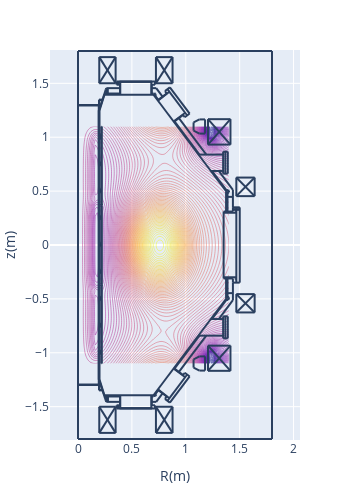

Write notebook code for a chart like this one.
### Code cell
cond = sb.calc_equilibrium(condition)

### Figure 1 — Plotly figure (JSON) as saved in the notebook; plotly's stock layout.template omitted (floating-point values rounded to 4 significant figures; data arrays with more than 128 entries replaced by an {"elided": "..."} marker saying what was removed)
{"data": [{"contours": {"coloring": "lines"}, "dx": 0.02, "dy": 0.02, "ncontours": 100, "showscale": false, "type": "contour", "x0": 0, "y0": -1.1, "z": {"elided": "111x71 float values"}}], "layout": {"height": 490.8, "margin": {"autoexpand": false, "b": 50, "l": 50, "r": 50, "t": 50}, "shapes": [{"type": "line", "x0": 0.2652, "x1": 0.2652, "y0": -1.406, "y1": -1.455}, {"type": "line", "x0": 0.2766, "x1": 0.2766, "y0": -1.406, "y1": -1.455}, {"type": "line", "x0": 0.1927, "x1": 0.1927, "y0": -1.299, "y1": 1.299}, {"type": "line", "x0": 0.1927, "x1": 0.1927, "y0": -1.249, "y1": 1.249}, {"type": "line", "x0": 0.195, "x1": 0.195, "y0": -1.251, "y1": 1.249}, {"type": "line", "x0": 0.1995, "x1": 0.1995, "y0": -1.249, "y1": 1.249}, {"type": "line", "x0": 1.376, "x1": 0.7005, "y0": 0.4965, "y1": 1.394}, {"type": "line", "x0": 0.2199, "x1": 0.2199, "y0": 0.3695, "y1": 1.099}, {"type": "line", "x0": 0.2176, "x1": 0.2176, "y0": 0.3695, "y1": 1.099}, {"type": "line", "x0": 1.376, "x1": 0.7005, "y0": -0.4965, "y1": -1.394}, {"type": "line", "x0": 0.2176, "x1": 0.2176, "y0": -0.3695, "y1": -1.099}, {"type": "line", "x0": 0.2199, "x1": 0.2199, "y0": -0.3695, "y1": -1.099}, {"type": "line", "x0": 0.1995, "x1": 0.2448, "y0": -1.249, "y1": -1.394}, {"type": "line", "x0": 0.1972, "x1": 0.1972, "y0": -1.299, "y1": -1.344}, {"type": "line", "x0": 0.195, "x1": 0.195, "y0": -1.299, "y1": -1.349}, {"type": "line", "x0": 0.195, "x1": 0.229, "y0": -1.349, "y1": -1.349}, {"type": "line", "x0": 0.195, "x1": 0.2267, "y0": -1.344, "y1": -1.344}, {"type": "line", "x0": 0.1995, "x1": 0.1995, "y0": -0.9975, "y1": -0.9748}, {"type": "line", "x0": 0.2086, "x1": 0.2086, "y0": -1.009, "y1": -0.9907}, {"type": "line", "x0": 0.2086, "x1": 0.2086, "y0": -1.009, "y1": -0.9929}, {"type": "line", "x0": 0.2063, "x1": 0.2063, "y0": -1.011, "y1": -0.9748}, {"type": "line", "x0": 0, "x1": 0.2108, "y0": -1.294, "y1": -1.294}, {"type": "line", "x0": 0, "x1": 0.2131, "y0": -1.299, "y1": -1.299}, {"type": "line", "x0": 0.1995, "x1": 0.1995, "y0": -1.011, "y1": -1.002}, {"type": "line", "x0": 0.2063, "x1": 0.2086, "y0": -1.007, "y1": -1.007}, {"type": "line", "x0": 0.2086, "x1": 0.2086, "y0": -1.004, "y1": -1.004}, {"type": "line", "x0": 0.2086, "x1": 0.2176, "y0": -1.009, "y1": -1.009}, {"type": "line", "x0": 0.1995, "x1": 0.2063, "y0": -1.011, "y1": -1.011}, {"type": "line", "x0": 0.2199, "x1": 0.2176, "y0": -1.099, "y1": -1.099}, {"type": "line", "x0": 0.2063, "x1": 0.2086, "y0": -0.9929, "y1": -0.9929}, {"type": "line", "x0": 0.2086, "x1": 0.2086, "y0": -0.9975, "y1": -0.9975}, {"type": "line", "x0": 0.2086, "x1": 0.2176, "y0": -0.9929, "y1": -0.9929}, {"type": "line", "x0": 0.2086, "x1": 0.2176, "y0": -0.9907, "y1": -0.9907}, {"type": "line", "x0": 0.1995, "x1": 0.2063, "y0": -0.9748, "y1": -0.9748}, {"type": "line", "x0": 0.2086, "x1": 0.2176, "y0": -0.7594, "y1": -0.7594}, {"type": "line", "x0": 0.1995, "x1": 0.2063, "y0": -0.7617, "y1": -0.7617}, {"type": "line", "x0": 0.2086, "x1": 0.2086, "y0": -0.7594, "y1": -0.7413}, {"type": "line", "x0": 0.2086, "x1": 0.2086, "y0": -0.7594, "y1": -0.739}, {"type": "line", "x0": 0.1995, "x1": 0.1995, "y0": -0.7617, "y1": -0.7526}, {"type": "line", "x0": 0.2063, "x1": 0.2063, "y0": -0.7617, "y1": -0.7254}, {"type": "line", "x0": 0.1995, "x1": 0.2063, "y0": -0.7254, "y1": -0.7254}, {"type": "line", "x0": 0.2086, "x1": 0.2176, "y0": -0.739, "y1": -0.739}, {"type": "line", "x0": 0.2086, "x1": 0.2176, "y0": -0.7413, "y1": -0.7413}, {"type": "line", "x0": 0.2086, "x1": 0.2086, "y0": -0.7526, "y1": -0.7526}, {"type": "line", "x0": 0.2063, "x1": 0.2086, "y0": -0.7572, "y1": -0.7572}, {"type": "line", "x0": 0.2086, "x1": 0.2086, "y0": -0.7458, "y1": -0.7458}, {"type": "line", "x0": 0.2063, "x1": 0.2086, "y0": -0.7436, "y1": -0.7436}, {"type": "line", "x0": 0.1995, "x1": 0.1995, "y0": -0.7481, "y1": -0.7254}, {"type": "line", "x0": 0.3582, "x1": 0.7141, "y0": -1.517, "y1": -1.517}, {"type": "line", "x0": 0.3854, "x1": 0.6869, "y0": -1.514, "y1": -1.514}, {"type": "line", "x0": 0.3854, "x1": 0.6869, "y0": -1.514, "y1": -1.514}, {"type": "line", "x0": 0.2426, "x1": 0.7096, "y0": -1.394, "y1": -1.394}, {"type": "line", "x0": 0.3922, "x1": 0.3922, "y0": -1.514, "y1": -1.394}, {"type": "line", "x0": 0.3582, "x1": 0.3582, "y0": -1.517, "y1": -1.487}, {"type": "line", "x0": 0.3786, "x1": 0.3786, "y0": -1.517, "y1": -1.487}, {"type": "line", "x0": 0.3695, "x1": 0.3695, "y0": -1.517, "y1": -1.487}, {"type": "line", "x0": 0.3831, "x1": 0.3831, "y0": -1.517, "y1": -1.512}, {"type": "line", "x0": 0.3831, "x1": 0.3854, "y0": -1.512, "y1": -1.514}, {"type": "line", "x0": 0.3854, "x1": 0.3854, "y0": -1.514, "y1": -1.514}, {"type": "line", "x0": 0.3899, "x1": 0.263, "y0": -1.455, "y1": -1.455}, {"type": "line", "x0": 0.3582, "x1": 0.3899, "y0": -1.487, "y1": -1.487}, {"type": "line", "x0": 0.2471, "x1": 0.3899, "y0": -1.406, "y1": -1.406}, {"type": "line", "x0": 0.2766, "x1": 0.2766, "y0": -1.455, "y1": -1.406}, {"type": "line", "x0": 0.2652, "x1": 0.2652, "y0": -1.455, "y1": -1.406}, {"type": "line", "x0": 0.2584, "x1": 0.263, "y0": -1.444, "y1": -1.455}, {"type": "line", "x0": 0.2426, "x1": 0.2448, "y0": -1.394, "y1": -1.392}, {"type": "line", "x0": 0.3899, "x1": 0.3899, "y0": -1.487, "y1": -1.394}, {"type": "line", "x0": 0.6801, "x1": 0.6801, "y0": -1.514, "y1": -1.394}, {"type": "line", "x0": 0.7141, "x1": 0.7141, "y0": -1.517, "y1": -1.487}, {"type": "line", "x0": 0.6914, "x1": 0.6914, "y0": -1.517, "y1": -1.512}, {"type": "line", "x0": 0.6914, "x1": 0.6869, "y0": -1.512, "y1": -1.514}, {"type": "line", "x0": 0.6869, "x1": 0.6869, "y0": -1.514, "y1": -1.514}, {"type": "line", "x0": 0.6846, "x1": 0.6846, "y0": -1.487, "y1": -1.394}, {"type": "line", "x0": 0.6846, "x1": 0.7141, "y0": -1.487, "y1": -1.487}, {"type": "line", "x0": 0.7254, "x1": 0.6846, "y0": -1.455, "y1": -1.455}, {"type": "line", "x0": 0.7118, "x1": 0.705, "y0": -1.392, "y1": -1.387}, {"type": "line", "x0": 0.7055, "x1": 0.715, "y0": -1.4, "y1": -1.402}, {"type": "line", "x0": 0.715, "x1": 0.7223, "y0": -1.402, "y1": -1.397}, {"type": "line", "x0": 0.7223, "x1": 0.7248, "y0": -1.397, "y1": -1.389}, {"type": "line", "x0": 0.7248, "x1": 0.7198, "y0": -1.389, "y1": -1.381}, {"type": "line", "x0": 0.6846, "x1": 0.7005, "y0": -1.406, "y1": -1.406}, {"type": "line", "x0": 0.2199, "x1": 0.2199, "y0": -0.3627, "y1": 0.3627}, {"type": "line", "x0": 0.2176, "x1": 0.2176, "y0": -0.3627, "y1": 0.3627}, {"type": "line", "x0": 0.1995, "x1": 0.1995, "y0": -0.4965, "y1": -0.4761}, {"type": "line", "x0": 0.2063, "x1": 0.2063, "y0": -0.5123, "y1": -0.4761}, {"type": "line", "x0": 0.1995, "x1": 0.1995, "y0": -0.5123, "y1": -0.5033}, {"type": "line", "x0": 0.2086, "x1": 0.2086, "y0": -0.5101, "y1": -0.4897}, {"type": "line", "x0": 0.2086, "x1": 0.2086, "y0": -0.5101, "y1": -0.4919}, {"type": "line", "x0": 0.2086, "x1": 0.2176, "y0": -0.5101, "y1": -0.5101}, {"type": "line", "x0": 0.2063, "x1": 0.2086, "y0": -0.4942, "y1": -0.4942}, {"type": "line", "x0": 0.2086, "x1": 0.2086, "y0": -0.4965, "y1": -0.4965}, {"type": "line", "x0": 0.2063, "x1": 0.2086, "y0": -0.5055, "y1": -0.5055}, {"type": "line", "x0": 0.2086, "x1": 0.2086, "y0": -0.5033, "y1": -0.5033}, {"type": "line", "x0": 0.2086, "x1": 0.2176, "y0": -0.4919, "y1": -0.4919}, {"type": "line", "x0": 0.2086, "x1": 0.2176, "y0": -0.4897, "y1": -0.4897}, {"type": "line", "x0": 0.1995, "x1": 0.2063, "y0": -0.5123, "y1": -0.5123}, {"type": "line", "x0": 0.1995, "x1": 0.2063, "y0": -0.4761, "y1": -0.4761}, {"type": "line", "x0": 0.2154, "x1": 0.2176, "y0": -0.365, "y1": -0.3627}, {"type": "line", "x0": 0.2206, "x1": 0.2218, "y0": -0.3642, "y1": -0.3614}, {"type": "line", "x0": 0.2199, "x1": 0.2176, "y0": -0.3695, "y1": -0.3695}, {"type": "line", "x0": 0.2176, "x1": 0.2154, "y0": -0.3786, "y1": -0.3786}, {"type": "line", "x0": 0.2154, "x1": 0.2154, "y0": -0.3786, "y1": -0.3695}, {"type": "line", "x0": 0.2176, "x1": 0.2176, "y0": -0.3786, "y1": -0.3695}, {"type": "line", "x0": 0.2169, "x1": 0.2157, "y0": -0.365, "y1": -0.3678}, {"type": "line", "x0": 0.2183, "x1": 0.2177, "y0": -0.3664, "y1": -0.3678}, {"type": "line", "x0": 0.2176, "x1": 0.2199, "y0": -0.3673, "y1": -0.365}, {"type": "line", "x0": 0.2192, "x1": 0.2197, "y0": -0.3628, "y1": -0.3614}, {"type": "line", "x0": 0.1995, "x1": 0.1995, "y0": -0.263, "y1": -0.2516}, {"type": "line", "x0": 0.2063, "x1": 0.2063, "y0": -0.263, "y1": -0.2267}, {"type": "line", "x0": 0.2086, "x1": 0.2086, "y0": -0.2607, "y1": -0.2426}, {"type": "line", "x0": 0.2086, "x1": 0.2086, "y0": -0.2607, "y1": -0.2403}, {"type": "line", "x0": 0.2086, "x1": 0.2176, "y0": -0.2607, "y1": -0.2607}, {"type": "line", "x0": 0.2086, "x1": 0.2086, "y0": -0.2539, "y1": -0.2539}, {"type": "line", "x0": 0.2063, "x1": 0.2086, "y0": -0.2562, "y1": -0.2562}, {"type": "line", "x0": 0.1995, "x1": 0.2063, "y0": -0.263, "y1": -0.263}, {"type": "line", "x0": 0.1995, "x1": 0.1995, "y0": -0.2471, "y1": -0.2267}, {"type": "line", "x0": 0.2086, "x1": 0.2176, "y0": -0.2403, "y1": -0.2403}, {"type": "line", "x0": 0.2086, "x1": 0.2176, "y0": -0.2426, "y1": -0.2426}, {"type": "line", "x0": 0.2086, "x1": 0.2086, "y0": -0.2471, "y1": -0.2471}, {"type": "line", "x0": 0.2063, "x1": 0.2086, "y0": -0.2426, "y1": -0.2426}, {"type": "line", "x0": 0.1995, "x1": 0.2063, "y0": -0.2267, "y1": -0.2267}, {"type": "line", "x0": 0.1995, "x1": 0.2063, "y0": -0.01133, "y1": -0.01133}, {"type": "line", "x0": 0.1995, "x1": 0.2063, "y0": 0.02494, "y1": 0.02494}, {"type": "line", "x0": 0.1995, "x1": 0.1995, "y0": -0.01133, "y1": -0.002267}, {"type": "line", "x0": 0.1995, "x1": 0.1995, "y0": 0.002267, "y1": 0.02494}, {"type": "line", "x0": 0.2063, "x1": 0.2063, "y0": -0.01133, "y1": 0.02494}, {"type": "line", "x0": 0.2086, "x1": 0.2086, "y0": -0.009068, "y1": 0.006801}, {"type": "line", "x0": 0.2086, "x1": 0.2086, "y0": -0.009068, "y1": 0.009068}, {"type": "line", "x0": 0.2086, "x1": 0.2176, "y0": -0.009068, "y1": -0.009068}, {"type": "line", "x0": 0.2086, "x1": 0.2086, "y0": -0.004534, "y1": -0.004534}, {"type": "line", "x0": 0.2063, "x1": 0.2086, "y0": -0.006801, "y1": -0.006801}, {"type": "line", "x0": 0.2086, "x1": 0.2176, "y0": 0.009068, "y1": 0.009068}, {"type": "line", "x0": 0.2086, "x1": 0.2176, "y0": 0.006801, "y1": 0.006801}, {"type": "line", "x0": 0.2086, "x1": 0.2086, "y0": 0.002267, "y1": 0.002267}, {"type": "line", "x0": 0.2063, "x1": 0.2086, "y0": 0.006801, "y1": 0.006801}, {"type": "line", "x0": 0.2176, "x1": 0.2176, "y0": 0.3786, "y1": 0.3695}, {"type": "line", "x0": 0.2154, "x1": 0.2154, "y0": 0.3786, "y1": 0.3695}, {"type": "line", "x0": 0.1995, "x1": 0.1995, "y0": 0.2516, "y1": 0.2743}, {"type": "line", "x0": 0.2063, "x1": 0.2063, "y0": 0.238, "y1": 0.2743}, {"type": "line", "x0": 0.2086, "x1": 0.2086, "y0": 0.2403, "y1": 0.2607}, {"type": "line", "x0": 0.1995, "x1": 0.2063, "y0": 0.238, "y1": 0.238}, {"type": "line", "x0": 0.1995, "x1": 0.1995, "y0": 0.238, "y1": 0.2471}, {"type": "line", "x0": 0.2063, "x1": 0.2086, "y0": 0.2562, "y1": 0.2562}, {"type": "line", "x0": 0.2086, "x1": 0.2086, "y0": 0.2539, "y1": 0.2539}, {"type": "line", "x0": 0.2086, "x1": 0.2176, "y0": 0.2584, "y1": 0.2584}, {"type": "line", "x0": 0.2063, "x1": 0.2086, "y0": 0.2426, "y1": 0.2426}, {"type": "line", "x0": 0.2086, "x1": 0.2086, "y0": 0.2471, "y1": 0.2471}, {"type": "line", "x0": 0.2086, "x1": 0.2176, "y0": 0.2403, "y1": 0.2403}, {"type": "line", "x0": 0.2086, "x1": 0.2086, "y0": 0.2403, "y1": 0.2584}, {"type": "line", "x0": 0.2086, "x1": 0.2176, "y0": 0.2607, "y1": 0.2607}, {"type": "line", "x0": 0.1995, "x1": 0.2063, "y0": 0.2743, "y1": 0.2743}, {"type": "line", "x0": 0.2177, "x1": 0.2183, "y0": 0.3696, "y1": 0.3682}, {"type": "line", "x0": 0.2157, "x1": 0.2169, "y0": 0.3696, "y1": 0.3668}, {"type": "line", "x0": 0.2176, "x1": 0.2199, "y0": 0.3673, "y1": 0.365}, {"type": "line", "x0": 0.2218, "x1": 0.2206, "y0": 0.3632, "y1": 0.366}, {"type": "line", "x0": 0.2154, "x1": 0.2176, "y0": 0.365, "y1": 0.3627}, {"type": "line", "x0": 0.2197, "x1": 0.2192, "y0": 0.3632, "y1": 0.3646}, {"type": "line", "x0": 0.2199, "x1": 0.2176, "y0": 0.3695, "y1": 0.3695}, {"type": "line", "x0": 0.2176, "x1": 0.2154, "y0": 0.3786, "y1": 0.3786}, {"type": "line", "x0": 0.1995, "x1": 0.1995, "y0": 0.5033, "y1": 0.5237}, {"type": "line", "x0": 0.1995, "x1": 0.1995, "y0": 0.4874, "y1": 0.4965}, {"type": "line", "x0": 0.2063, "x1": 0.2063, "y0": 0.4874, "y1": 0.5237}, {"type": "line", "x0": 0.2086, "x1": 0.2086, "y0": 0.4897, "y1": 0.5078}, {"type": "line", "x0": 0.2086, "x1": 0.2086, "y0": 0.4897, "y1": 0.5101}, {"type": "line", "x0": 0.2086, "x1": 0.2176, "y0": 0.4897, "y1": 0.4897}, {"type": "line", "x0": 0.2086, "x1": 0.2086, "y0": 0.4965, "y1": 0.4965}, {"type": "line", "x0": 0.2063, "x1": 0.2086, "y0": 0.4942, "y1": 0.4942}, {"type": "line", "x0": 0.2086, "x1": 0.2176, "y0": 0.5101, "y1": 0.5101}, {"type": "line", "x0": 0.2086, "x1": 0.2176, "y0": 0.5078, "y1": 0.5078}, {"type": "line", "x0": 0.2086, "x1": 0.2086, "y0": 0.5033, "y1": 0.5033}, {"type": "line", "x0": 0.2063, "x1": 0.2086, "y0": 0.5055, "y1": 0.5055}, {"type": "line", "x0": 0.1995, "x1": 0.2063, "y0": 0.4874, "y1": 0.4874}, {"type": "line", "x0": 0.1995, "x1": 0.2063, "y0": 0.5237, "y1": 0.5237}, {"type": "line", "x0": 1.501, "x1": 1.501, "y0": 0.3491, "y1": -0.3491}, {"type": "line", "x0": 1.351, "x1": 1.351, "y0": 0.3106, "y1": -0.3106}, {"type": "line", "x0": 1.469, "x1": 1.469, "y0": 0.3491, "y1": -0.3491}, {"type": "line", "x0": 1.387, "x1": 1.387, "y0": -0.3106, "y1": -0.4965}, {"type": "line", "x0": 1.374, "x1": 1.374, "y0": -0.3106, "y1": -0.4965}, {"type": "line", "x0": 1.462, "x1": 1.462, "y0": -0.3196, "y1": -0.3106}, {"type": "line", "x0": 1.437, "x1": 1.437, "y0": -0.3106, "y1": -0.3491}, {"type": "line", "x0": 1.437, "x1": 1.501, "y0": -0.3491, "y1": -0.3491}, {"type": "line", "x0": 1.437, "x1": 1.437, "y0": -0.3491, "y1": -0.5123}, {"type": "line", "x0": 1.379, "x1": 1.392, "y0": -0.5069, "y1": -0.5093}, {"type": "line", "x0": 1.392, "x1": 1.402, "y0": -0.5093, "y1": -0.4997}, {"type": "line", "x0": 1.402, "x1": 1.4, "y0": -0.4997, "y1": -0.4862}, {"type": "line", "x0": 1.4, "x1": 1.388, "y0": -0.4862, "y1": -0.48}, {"type": "line", "x0": 1.374, "x1": 1.374, "y0": -0.4965, "y1": -0.4987}, {"type": "line", "x0": 1.383, "x1": 1.378, "y0": -0.501, "y1": -0.4965}, {"type": "line", "x0": 1.387, "x1": 1.437, "y0": -0.4466, "y1": -0.4466}, {"type": "line", "x0": 1.462, "x1": 1.469, "y0": -0.3196, "y1": -0.3196}, {"type": "line", "x0": 1.351, "x1": 1.469, "y0": -0.2992, "y1": -0.2992}, {"type": "line", "x0": 1.351, "x1": 1.437, "y0": -0.3106, "y1": -0.3106}, {"type": "line", "x0": 1.462, "x1": 1.469, "y0": -0.3106, "y1": -0.3106}, {"type": "line", "x0": 1.437, "x1": 1.437, "y0": 0.5123, "y1": 0.3514}, {"type": "line", "x0": 1.387, "x1": 1.387, "y0": 0.4965, "y1": 0.3106}, {"type": "line", "x0": 1.374, "x1": 1.374, "y0": 0.4965, "y1": 0.3106}, {"type": "line", "x0": 1.437, "x1": 1.501, "y0": 0.3491, "y1": 0.3491}, {"type": "line", "x0": 1.501, "x1": 1.437, "y0": 0.3264, "y1": 0.3264}, {"type": "line", "x0": 1.501, "x1": 1.437, "y0": 0.3446, "y1": 0.3446}, {"type": "line", "x0": 1.351, "x1": 1.469, "y0": 0.2992, "y1": 0.2992}, {"type": "line", "x0": 1.351, "x1": 1.437, "y0": 0.3106, "y1": 0.3106}, {"type": "line", "x0": 1.462, "x1": 1.462, "y0": 0.3196, "y1": 0.3106}, {"type": "line", "x0": 1.437, "x1": 1.437, "y0": 0.3514, "y1": 0.3106}, {"type": "line", "x0": 1.462, "x1": 1.469, "y0": 0.3106, "y1": 0.3106}, {"type": "line", "x0": 1.462, "x1": 1.469, "y0": 0.3196, "y1": 0.3196}, {"type": "line", "x0": 1.388, "x1": 1.4, "y0": 0.4818, "y1": 0.488}, {"type": "line", "x0": 1.4, "x1": 1.402, "y0": 0.488, "y1": 0.5015}, {"type": "line", "x0": 1.402, "x1": 1.392, "y0": 0.5015, "y1": 0.5111}, {"type": "line", "x0": 1.392, "x1": 1.379, "y0": 0.5111, "y1": 0.5088}, {"type": "line", "x0": 1.387, "x1": 1.437, "y0": 0.4466, "y1": 0.4466}, {"type": "line", "x0": 1.374, "x1": 1.374, "y0": 0.4965, "y1": 0.4987}, {"type": "line", "x0": 1.383, "x1": 1.378, "y0": 0.501, "y1": 0.4965}, {"type": "line", "x0": 0.1995, "x1": 0.2448, "y0": 1.249, "y1": 1.394}, {"type": "line", "x0": 0.1995, "x1": 0.1995, "y0": 0.7526, "y1": 0.773}, {"type": "line", "x0": 0.2063, "x1": 0.2063, "y0": 0.7368, "y1": 0.773}, {"type": "line", "x0": 0.1995, "x1": 0.1995, "y0": 0.7368, "y1": 0.7481}, {"type": "line", "x0": 0.2063, "x1": 0.2086, "y0": 0.7572, "y1": 0.7572}, {"type": "line", "x0": 0.2086, "x1": 0.2086, "y0": 0.7526, "y1": 0.7526}, {"type": "line", "x0": 0.2063, "x1": 0.2086, "y0": 0.7436, "y1": 0.7436}, {"type": "line", "x0": 0.2086, "x1": 0.2086, "y0": 0.7458, "y1": 0.7458}, {"type": "line", "x0": 0.2086, "x1": 0.2086, "y0": 0.739, "y1": 0.7594}, {"type": "line", "x0": 0.2086, "x1": 0.2086, "y0": 0.739, "y1": 0.7572}, {"type": "line", "x0": 0.2086, "x1": 0.2176, "y0": 0.739, "y1": 0.739}, {"type": "line", "x0": 0.2086, "x1": 0.2176, "y0": 0.7572, "y1": 0.7572}, {"type": "line", "x0": 0.2086, "x1": 0.2176, "y0": 0.7594, "y1": 0.7594}, {"type": "line", "x0": 0.1995, "x1": 0.2063, "y0": 0.7368, "y1": 0.7368}, {"type": "line", "x0": 0.1995, "x1": 0.2063, "y0": 0.773, "y1": 0.773}, {"type": "line", "x0": 0.2086, "x1": 0.2086, "y0": 0.9907, "y1": 1.009}, {"type": "line", "x0": 0.2086, "x1": 0.2086, "y0": 0.9907, "y1": 1.007}, {"type": "line", "x0": 0.2086, "x1": 0.2176, "y0": 0.9907, "y1": 0.9907}, {"type": "line", "x0": 0.2086, "x1": 0.2176, "y0": 1.007, "y1": 1.007}, {"type": "line", "x0": 0.2086, "x1": 0.2176, "y0": 1.009, "y1": 1.009}, {"type": "line", "x0": 0.2063, "x1": 0.2063, "y0": 0.9884, "y1": 1.025}, {"type": "line", "x0": 0.2086, "x1": 0.2086, "y0": 1.009, "y1": 1.025}, {"type": "line", "x0": 0.1995, "x1": 0.1995, "y0": 1.002, "y1": 1.025}, {"type": "line", "x0": 0.1995, "x1": 0.1995, "y0": 1.002, "y1": 1.025}, {"type": "line", "x0": 0.1995, "x1": 0.1995, "y0": 0.9884, "y1": 0.9975}, {"type": "line", "x0": 0.2086, "x1": 0.2086, "y0": 1.009, "y1": 1.025}, {"type": "line", "x0": 0.2063, "x1": 0.2063, "y0": 0.9884, "y1": 1.025}, {"type": "line", "x0": 0.2086, "x1": 0.2176, "y0": 1.009, "y1": 1.009}, {"type": "line", "x0": 0.2086, "x1": 0.2176, "y0": 1.007, "y1": 1.007}, {"type": "line", "x0": 0.2086, "x1": 0.2176, "y0": 0.9907, "y1": 0.9907}, {"type": "line", "x0": 0.2086, "x1": 0.2086, "y0": 0.9907, "y1": 1.007}, {"type": "line", "x0": 0.2086, "x1": 0.2086, "y0": 0.9907, "y1": 1.009}, {"type": "line", "x0": 0.2086, "x1": 0.2086, "y0": 0.9952, "y1": 0.9952}, {"type": "line", "x0": 0.2086, "x1": 0.2086, "y0": 0.9884, "y1": 0.9907}, {"type": "line", "x0": 0.2063, "x1": 0.2086, "y0": 0.9929, "y1": 0.9929}, {"type": "line", "x0": 0.2086, "x1": 0.2086, "y0": 1.002, "y1": 1.002}, {"type": "line", "x0": 0.2063, "x1": 0.2086, "y0": 1.007, "y1": 1.007}, {"type": "line", "x0": 0.1995, "x1": 0.2086, "y0": 0.9884, "y1": 0.9884}, {"type": "line", "x0": 0.1995, "x1": 0.2086, "y0": 1.025, "y1": 1.025}, {"type": "line", "x0": 0.1995, "x1": 0.2086, "y0": 1.025, "y1": 1.025}, {"type": "line", "x0": 0.2063, "x1": 0.2086, "y0": 1.007, "y1": 1.007}, {"type": "line", "x0": 0.2086, "x1": 0.2086, "y0": 1.002, "y1": 1.002}, {"type": "line", "x0": 0.2063, "x1": 0.2086, "y0": 0.9929, "y1": 0.9929}, {"type": "line", "x0": 0.2086, "x1": 0.2086, "y0": 0.9884, "y1": 0.9907}, {"type": "line", "x0": 0.2086, "x1": 0.2086, "y0": 0.9952, "y1": 0.9952}, {"type": "line", "x0": 0.1995, "x1": 0.1995, "y0": 0.9884, "y1": 0.9975}, {"type": "line", "x0": 0.1995, "x1": 0.2086, "y0": 0.9884, "y1": 0.9884}, {"type": "line", "x0": 0.2199, "x1": 0.2176, "y0": 1.099, "y1": 1.099}, {"type": "line", "x0": 0, "x1": 0.2131, "y0": 1.299, "y1": 1.299}, {"type": "line", "x0": 0, "x1": 0.2108, "y0": 1.294, "y1": 1.294}, {"type": "line", "x0": 0.195, "x1": 0.2267, "y0": 1.344, "y1": 1.344}, {"type": "line", "x0": 0.195, "x1": 0.229, "y0": 1.349, "y1": 1.349}, {"type": "line", "x0": 0.195, "x1": 0.195, "y0": 1.299, "y1": 1.349}, {"type": "line", "x0": 0.1972, "x1": 0.1972, "y0": 1.299, "y1": 1.344}, {"type": "line", "x0": 0.2426, "x1": 0.2448, "y0": 1.394, "y1": 1.392}, {"type": "line", "x0": 0.7096, "x1": 0.7028, "y0": 1.394, "y1": 1.39}, {"type": "line", "x0": 0.718, "x1": 0.723, "y0": 1.385, "y1": 1.393}, {"type": "line", "x0": 0.723, "x1": 0.7205, "y0": 1.393, "y1": 1.402}, {"type": "line", "x0": 0.7205, "x1": 0.7132, "y0": 1.402, "y1": 1.407}, {"type": "line", "x0": 0.7132, "x1": 0.7037, "y0": 1.407, "y1": 1.404}, {"type": "line", "x0": 0.2426, "x1": 0.7096, "y0": 1.394, "y1": 1.394}, {"type": "line", "x0": 0.3854, "x1": 0.6869, "y0": 1.514, "y1": 1.514}, {"type": "line", "x0": 0.3854, "x1": 0.6869, "y0": 1.514, "y1": 1.514}, {"type": "line", "x0": 0.3582, "x1": 0.7141, "y0": 1.517, "y1": 1.517}, {"type": "line", "x0": 0.3899, "x1": 0.263, "y0": 1.455, "y1": 1.455}, {"type": "line", "x0": 0.2471, "x1": 0.3899, "y0": 1.406, "y1": 1.406}, {"type": "line", "x0": 0.3582, "x1": 0.3899, "y0": 1.487, "y1": 1.487}, {"type": "line", "x0": 0.2584, "x1": 0.263, "y0": 1.444, "y1": 1.455}, {"type": "line", "x0": 0.2652, "x1": 0.2652, "y0": 1.455, "y1": 1.406}, {"type": "line", "x0": 0.2766, "x1": 0.2766, "y0": 1.455, "y1": 1.406}, {"type": "line", "x0": 0.3582, "x1": 0.3582, "y0": 1.517, "y1": 1.487}, {"type": "line", "x0": 0.3899, "x1": 0.3899, "y0": 1.487, "y1": 1.394}, {"type": "line", "x0": 0.3922, "x1": 0.3922, "y0": 1.514, "y1": 1.394}, {"type": "line", "x0": 0.3854, "x1": 0.3854, "y0": 1.514, "y1": 1.514}, {"type": "line", "x0": 0.3831, "x1": 0.3854, "y0": 1.512, "y1": 1.514}, {"type": "line", "x0": 0.3831, "x1": 0.3831, "y0": 1.517, "y1": 1.512}, {"type": "line", "x0": 0.3695, "x1": 0.3695, "y0": 1.517, "y1": 1.487}, {"type": "line", "x0": 0.3786, "x1": 0.3786, "y0": 1.517, "y1": 1.487}, {"type": "line", "x0": 0.6846, "x1": 0.6846, "y0": 1.487, "y1": 1.394}, {"type": "line", "x0": 0.6801, "x1": 0.6801, "y0": 1.514, "y1": 1.394}, {"type": "line", "x0": 0.6846, "x1": 0.7005, "y0": 1.406, "y1": 1.406}, {"type": "line", "x0": 0.6846, "x1": 0.7141, "y0": 1.487, "y1": 1.487}, {"type": "line", "x0": 0.6869, "x1": 0.6869, "y0": 1.514, "y1": 1.514}, {"type": "line", "x0": 0.6914, "x1": 0.6869, "y0": 1.512, "y1": 1.514}, {"type": "line", "x0": 0.6914, "x1": 0.6914, "y0": 1.517, "y1": 1.512}, {"type": "line", "x0": 0.7141, "x1": 0.7141, "y0": 1.517, "y1": 1.487}, {"type": "line", "x0": 0.7254, "x1": 0.6846, "y0": 1.455, "y1": 1.455}, {"type": "line", "x0": 0.7844, "x1": 0.7254, "y0": 1.376, "y1": 1.455}, {"type": "line", "x0": 0.7458, "x1": 0.7005, "y0": 1.347, "y1": 1.406}, {"type": "line", "x0": 0, "x1": 0, "y0": 0.2154, "y1": -0.1156}, {"type": "line", "x0": 0.7844, "x1": 0.7254, "y0": -1.376, "y1": -1.455}, {"type": "line", "x0": 0.7458, "x1": 0.7005, "y0": -1.347, "y1": -1.406}, {"type": "line", "x0": 1.437, "x1": 1.306, "y0": 0.5123, "y1": 0.6869}, {"type": "line", "x0": 1.387, "x1": 1.242, "y0": 0.4965, "y1": 0.6869}, {"type": "line", "x0": 1.347, "x1": 1.118, "y0": 0.8388, "y1": 0.8388}, {"type": "line", "x0": 1.347, "x1": 1.347, "y0": 0.866, "y1": 0.662}, {"type": "line", "x0": 1.367, "x1": 1.367, "y0": 0.866, "y1": 0.662}, {"type": "line", "x0": 1.39, "x1": 1.39, "y0": 0.866, "y1": 0.662}, {"type": "line", "x0": 1.39, "x1": 1.347, "y0": 0.866, "y1": 0.866}, {"type": "line", "x0": 1.39, "x1": 1.347, "y0": 0.662, "y1": 0.662}, {"type": "line", "x0": 1.347, "x1": 1.233, "y0": 0.6869, "y1": 0.6869}, {"type": "line", "x0": 1.347, "x1": 1.118, "y0": -0.8411, "y1": -0.8411}, {"type": "line", "x0": 1.347, "x1": 1.347, "y0": -0.866, "y1": -0.662}, {"type": "line", "x0": 1.367, "x1": 1.367, "y0": -0.866, "y1": -0.662}, {"type": "line", "x0": 1.39, "x1": 1.39, "y0": -0.866, "y1": -0.662}, {"type": "line", "x0": 1.39, "x1": 1.347, "y0": -0.866, "y1": -0.866}, {"type": "line", "x0": 1.39, "x1": 1.347, "y0": -0.662, "y1": -0.662}, {"type": "line", "x0": 1.347, "x1": 1.233, "y0": -0.6869, "y1": -0.6869}, {"type": "line", "x0": 1.437, "x1": 1.306, "y0": -0.5123, "y1": -0.6869}, {"type": "line", "x0": 1.387, "x1": 1.242, "y0": -0.4965, "y1": -0.6869}, {"type": "line", "x0": 0.195, "x1": 0.2584, "y0": -1.251, "y1": -1.444}, {"type": "line", "x0": 0.195, "x1": 0.2584, "y0": 1.249, "y1": 1.444}, {"type": "line", "x0": 0.8524, "x1": 0.8071, "y0": 1.462, "y1": 1.428}, {"type": "line", "x0": 0.8071, "x1": 0.8229, "y0": 1.428, "y1": 1.406}, {"type": "line", "x0": 0.8229, "x1": 0.739, "y0": 1.406, "y1": 1.342}, {"type": "line", "x0": 0.8479, "x1": 0.7413, "y0": 1.421, "y1": 1.34}, {"type": "line", "x0": 0.8524, "x1": 1.036, "y0": 1.462, "y1": 1.22}, {"type": "line", "x0": 0.8297, "x1": 1.013, "y0": 1.446, "y1": 1.202}, {"type": "line", "x0": 0.9952, "x1": 0.8864, "y0": 1.226, "y1": 1.145}, {"type": "line", "x0": 1.036, "x1": 0.9907, "y0": 1.22, "y1": 1.186}, {"type": "line", "x0": 0.9748, "x1": 0.9907, "y0": 1.206, "y1": 1.186}, {"type": "line", "x0": 0.9748, "x1": 0.8887, "y0": 1.206, "y1": 1.143}, {"type": "line", "x0": 1.19, "x1": 0.9363, "y0": 0.8388, "y1": 1.177}, {"type": "line", "x0": 1.127, "x1": 0.8955, "y0": 0.8388, "y1": 1.147}, {"type": "line", "x0": 0.8524, "x1": 0.8071, "y0": -1.462, "y1": -1.428}, {"type": "line", "x0": 0.8071, "x1": 0.8229, "y0": -1.428, "y1": -1.406}, {"type": "line", "x0": 0.8229, "x1": 0.739, "y0": -1.406, "y1": -1.342}, {"type": "line", "x0": 0.8479, "x1": 0.7413, "y0": -1.421, "y1": -1.34}, {"type": "line", "x0": 0.8524, "x1": 1.036, "y0": -1.462, "y1": -1.22}, {"type": "line", "x0": 0.8297, "x1": 1.013, "y0": -1.446, "y1": -1.202}, {"type": "line", "x0": 0.9952, "x1": 0.8864, "y0": -1.226, "y1": -1.145}, {"type": "line", "x0": 1.036, "x1": 0.9907, "y0": -1.22, "y1": -1.186}, {"type": "line", "x0": 0.9748, "x1": 0.9907, "y0": -1.206, "y1": -1.186}, {"type": "line", "x0": 0.9748, "x1": 0.8887, "y0": -1.206, "y1": -1.143}, {"type": "line", "x0": 1.19, "x1": 0.9363, "y0": -0.8411, "y1": -1.177}, {"type": "line", "x0": 1.127, "x1": 0.8955, "y0": -0.8411, "y1": -1.147}, {"type": "line", "x0": 0.1972, "x1": 0.1972, "y0": -1.501, "y1": -1.743}, {"type": "line", "x0": 0.1972, "x1": 0.3491, "y0": -1.743, "y1": -1.743}, {"type": "line", "x0": 0.3491, "x1": 0.3491, "y0": -1.743, "y1": -1.501}, {"type": "line", "x0": 0.3491, "x1": 0.1972, "y0": -1.501, "y1": -1.501}, {"type": "line", "x0": 0.1972, "x1": 0.1972, "y0": 1.743, "y1": 1.501}, {"type": "line", "x0": 0.1972, "x1": 0.3491, "y0": 1.501, "y1": 1.501}, {"type": "line", "x0": 0.3491, "x1": 0.3491, "y0": 1.501, "y1": 1.743}, {"type": "line", "x0": 0.3491, "x1": 0.1972, "y0": 1.743, "y1": 1.743}, {"type": "line", "x0": 0.7232, "x1": 0.7232, "y0": 1.743, "y1": 1.501}, {"type": "line", "x0": 0.7232, "x1": 0.8773, "y0": 1.501, "y1": 1.501}, {"type": "line", "x0": 0.8773, "x1": 0.8773, "y0": 1.501, "y1": 1.743}, {"type": "line", "x0": 0.8773, "x1": 0.7232, "y0": 1.743, "y1": 1.743}, {"type": "line", "x0": 0.7232, "x1": 0.7232, "y0": -1.501, "y1": -1.743}, {"type": "line", "x0": 0.7232, "x1": 0.8773, "y0": -1.743, "y1": -1.743}, {"type": "line", "x0": 0.8773, "x1": 0.8773, "y0": -1.743, "y1": -1.501}, {"type": "line", "x0": 0.8773, "x1": 0.7232, "y0": -1.501, "y1": -1.501}, {"type": "line", "x0": 1.206, "x1": 1.206, "y0": -0.934, "y1": -1.168}, {"type": "line", "x0": 1.206, "x1": 1.415, "y0": -1.168, "y1": -1.168}, {"type": "line", "x0": 1.415, "x1": 1.415, "y0": -1.168, "y1": -0.934}, {"type": "line", "x0": 1.415, "x1": 1.206, "y0": -0.934, "y1": -0.934}, {"type": "line", "x0": 1.206, "x1": 1.206, "y0": 1.168, "y1": 0.9317}, {"type": "line", "x0": 1.206, "x1": 1.415, "y0": 0.9317, "y1": 0.9317}, {"type": "line", "x0": 1.415, "x1": 1.415, "y0": 0.9317, "y1": 1.168}, {"type": "line", "x0": 1.415, "x1": 1.206, "y0": 1.168, "y1": 1.168}, {"type": "line", "x0": 1.469, "x1": 1.469, "y0": 0.6257, "y1": 0.4534}, {"type": "line", "x0": 1.469, "x1": 1.639, "y0": 0.4534, "y1": 0.4534}, {"type": "line", "x0": 1.639, "x1": 1.639, "y0": 0.4534, "y1": 0.6257}, {"type": "line", "x0": 1.639, "x1": 1.469, "y0": 0.6257, "y1": 0.6257}, {"type": "line", "x0": 1.469, "x1": 1.469, "y0": -0.4557, "y1": -0.6257}, {"type": "line", "x0": 1.469, "x1": 1.639, "y0": -0.6257, "y1": -0.6257}, {"type": "line", "x0": 1.639, "x1": 1.639, "y0": -0.6257, "y1": -0.4557}, {"type": "line", "x0": 1.639, "x1": 1.469, "y0": -0.4557, "y1": -0.4557}, {"type": "line", "x0": 1.072, "x1": 1.127, "y0": 1.138, "y1": 1.165}, {"type": "line", "x0": 1.127, "x1": 1.179, "y0": 1.165, "y1": 1.165}, {"type": "line", "x0": 1.179, "x1": 1.179, "y0": 1.165, "y1": 1.034}, {"type": "line", "x0": 1.179, "x1": 1.127, "y0": 1.034, "y1": 1.034}, {"type": "line", "x0": 1.127, "x1": 1.072, "y0": 1.034, "y1": 1.061}, {"type": "line", "x0": 1.072, "x1": 1.072, "y0": 1.061, "y1": 1.138}, {"type": "line", "x0": 1.072, "x1": 1.072, "y0": -1.138, "y1": -1.061}, {"type": "line", "x0": 1.072, "x1": 1.127, "y0": -1.061, "y1": -1.034}, {"type": "line", "x0": 1.127, "x1": 1.179, "y0": -1.034, "y1": -1.034}, {"type": "line", "x0": 1.179, "x1": 1.179, "y0": -1.034, "y1": -1.165}, {"type": "line", "x0": 1.179, "x1": 1.127, "y0": -1.165, "y1": -1.165}, {"type": "line", "x0": 1.127, "x1": 1.072, "y0": -1.165, "y1": -1.138}, {"type": "line", "x0": 1.469, "x1": 1.639, "y0": 0.6257, "y1": 0.4534}, {"type": "line", "x0": 1.469, "x1": 1.639, "y0": 0.4534, "y1": 0.6257}, {"type": "line", "x0": 1.206, "x1": 1.415, "y0": 1.168, "y1": 0.9317}, {"type": "line", "x0": 1.206, "x1": 1.415, "y0": 0.9317, "y1": 1.168}, {"type": "line", "x0": 1.469, "x1": 1.639, "y0": -0.6257, "y1": -0.4557}, {"type": "line", "x0": 1.469, "x1": 1.639, "y0": -0.4557, "y1": -0.6257}, {"type": "line", "x0": 1.415, "x1": 1.206, "y0": -0.934, "y1": -1.168}, {"type": "line", "x0": 1.206, "x1": 1.415, "y0": -0.934, "y1": -1.168}, {"type": "line", "x0": 0.1972, "x1": 0.3491, "y0": -1.501, "y1": -1.743}, {"type": "line", "x0": 0.1972, "x1": 0.3491, "y0": -1.743, "y1": -1.501}, {"type": "line", "x0": 0.7232, "x1": 0.8773, "y0": -1.501, "y1": -1.743}, {"type": "line", "x0": 0.7232, "x1": 0.8773, "y0": -1.743, "y1": -1.501}, {"type": "line", "x0": 0.1972, "x1": 0.3491, "y0": 1.501, "y1": 1.743}, {"type": "line", "x0": 0.1972, "x1": 0.3491, "y0": 1.743, "y1": 1.501}, {"type": "line", "x0": 0.7232, "x1": 0.8773, "y0": 1.743, "y1": 1.501}, {"type": "line", "x0": 0.7232, "x1": 0.8773, "y0": 1.501, "y1": 1.743}, {"type": "line", "x0": 0, "x1": 1.8, "y0": 1.8, "y1": 1.8}, {"type": "line", "x0": 0, "x1": 1.8, "y0": -1.8, "y1": -1.8}, {"type": "line", "x0": 1.8, "x1": 1.8, "y0": -1.8, "y1": 1.8}, {"type": "line", "x0": 0, "x1": 0, "y0": 1.8, "y1": -1.8}], "width": 350, "xaxis": {"title": {"text": "R(m)"}}, "yaxis": {"scaleanchor": "x", "title": {"text": "z(m)"}}}}
